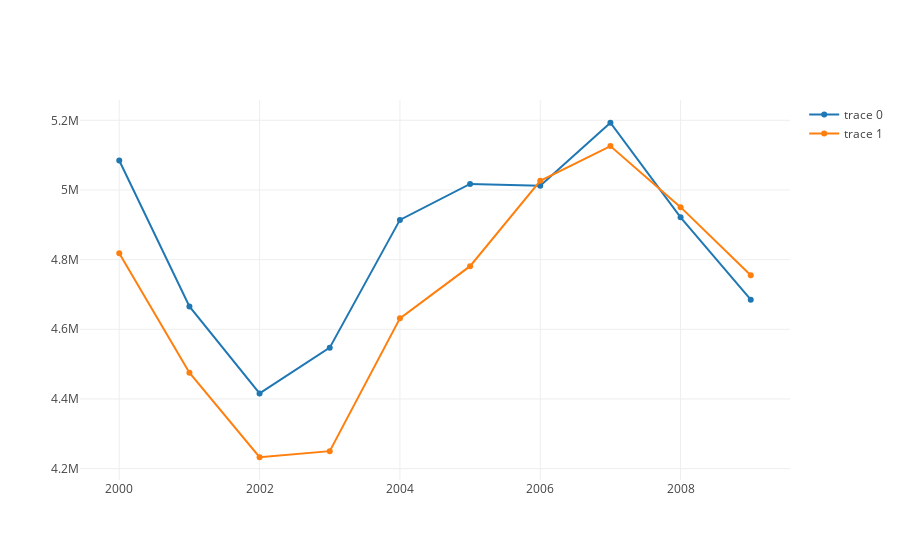

The notebook cell this image was saved under:
### Code cell
data1 = go.Scatter(
        x=df[df['Origin_state'] == 'CA']['Year'], 
        y=df[df['Origin_state'] == 'CA']['Passengers']
    )

data2 = go.Scatter(
        x=df[df['Origin_state'] == 'TX']['Year'], 
        y=df[df['Origin_state'] == 'TX']['Passengers']
    )

data = [data1, data2]
fig = go.Figure(data = data)
iplot(fig)

### Figure 1 — Plotly figure (JSON) as saved in the notebook; plotly's stock layout.template omitted (floating-point values rounded to 4 significant figures)
{"data": [{"type": "scatter", "x": ["2000", "2001", "2002", "2003", "2004", "2005", "2006", "2007", "2008", "2009"], "y": [5085000.0, 4666000.0, 4415798, 4547000.0, 4914000.0, 5017435, 5012000.0, 5193000.0, 4921000.0, 4685000.0]}, {"type": "scatter", "x": ["2000", "2001", "2002", "2003", "2004", "2005", "2006", "2007", "2008", "2009"], "y": [4818000.0, 4475000.0, 4233000.0, 4250000.0, 4631000.0, 4781000.0, 5026000.0, 5126000.0, 4951000.0, 4755000.0]}], "layout": {}}
